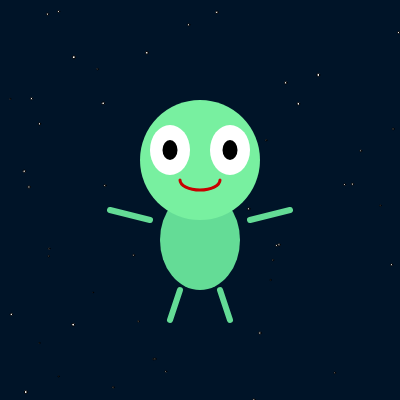
Frame 1 (no input)
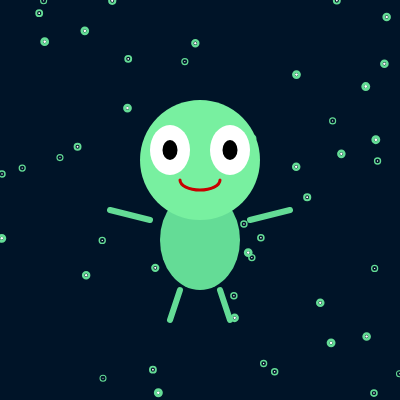
Frame 2 (the mouse pressed at the canvas centre, redrawn once)

The p5.js sketch that drew these frames (run headless with seeded random() and noise() and a simulated clock; the mouse was pressed at the canvas centre and the sketch redrawn once):

// p5.js sketch
// ── sketch.js
function setup() {
  createCanvas(400, 400);
  noLoop(); // Static image
}

function draw() {
  background(0, 20, 40); // Dark space background
  
  // Draw stars
  fill(255);
  for (let i = 0; i < 50; i++) {
    ellipse(random(width), random(height), random(1, 3));
  }
  
  // Position alien in center
  translate(width/2, height/2);
  
  // Draw alien body (simple oval)
  fill(100, 220, 150); // Alien green
  noStroke();
  ellipse(0, 40, 80, 100); // Body
  
  // Draw perfectly circular head
  fill(120, 240, 160); // Slightly different green
  ellipse(0, -40, 120, 120); // Head
  
  // Large oval eyes
  fill(255); // White
  ellipse(-30, -50, 40, 50); // Left eye
  ellipse(30, -50, 40, 50);  // Right eye
  fill(0); // Black pupils
  ellipse(-30, -50, 15, 20);
  ellipse(30, -50, 15, 20);
  
  // Simple smile
  noFill();
  stroke(200, 0, 0);
  strokeWeight(3);
  arc(0, -20, 40, 20, 0, PI);
  
  // Thin arms
  stroke(100, 220, 150);
  strokeWeight(6);
  line(-50, 20, -90, 10); // Left arm
  line(50, 20, 90, 10);   // Right arm
  
  // Short legs
  line(-20, 90, -30, 120); // Left leg
  line(20, 90, 30, 120);   // Right leg
}
